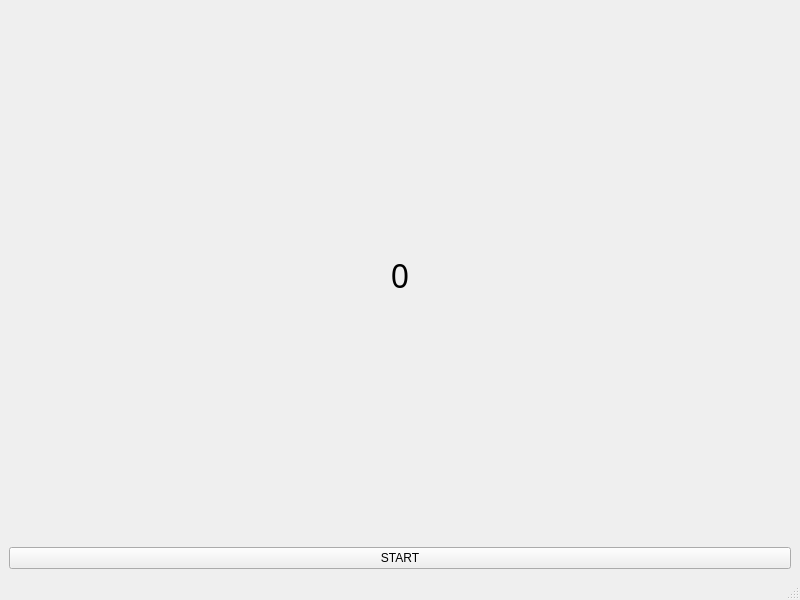
<?xml version="1.0" encoding="UTF-8"?>
<ui version="4.0">
 <class>MainWindow</class>
 <widget class="QMainWindow" name="MainWindow">
  <property name="geometry">
   <rect>
    <x>0</x>
    <y>0</y>
    <width>800</width>
    <height>600</height>
   </rect>
  </property>
  <property name="windowTitle">
   <string>MainWindow</string>
  </property>
  <widget class="QWidget" name="centralwidget">
   <layout class="QHBoxLayout" name="horizontalLayout">
    <item>
     <layout class="QGridLayout" name="gridLayout">
      <item row="0" column="0">
       <widget class="QLabel" name="label">
        <property name="font">
         <font>
          <family>Adobe 宋体 Std L</family>
          <pointsize>24</pointsize>
         </font>
        </property>
        <property name="text">
         <string>0</string>
        </property>
        <property name="alignment">
         <set>Qt::AlignCenter</set>
        </property>
       </widget>
      </item>
      <item row="1" column="0">
       <widget class="QPushButton" name="startBtn">
        <property name="text">
         <string>START</string>
        </property>
       </widget>
      </item>
     </layout>
    </item>
   </layout>
  </widget>
  <widget class="QMenuBar" name="menubar">
   <property name="geometry">
    <rect>
     <x>0</x>
     <y>0</y>
     <width>800</width>
     <height>21</height>
    </rect>
   </property>
  </widget>
  <widget class="QStatusBar" name="statusbar"/>
 </widget>
 <resources/>
 <connections/>
</ui>
